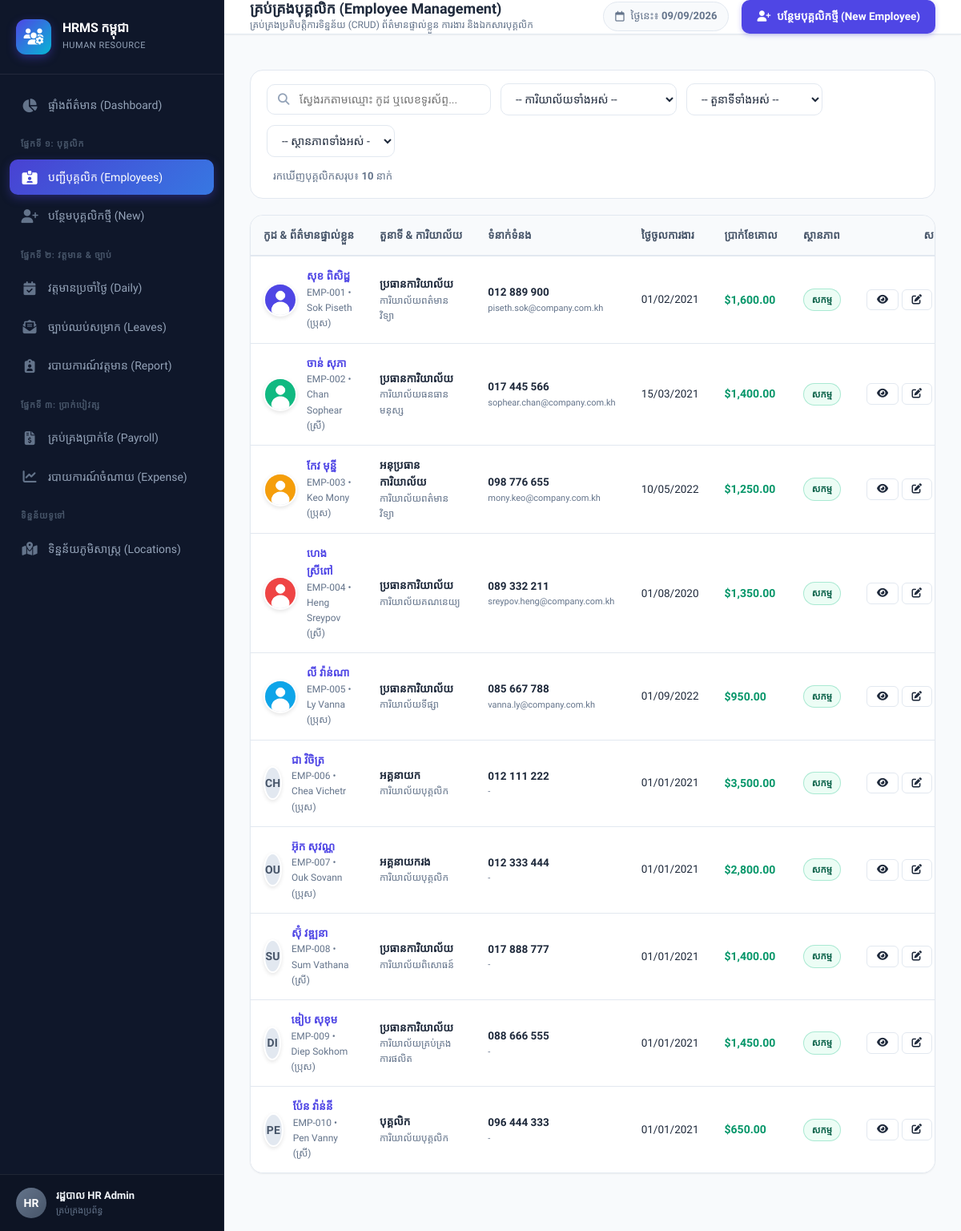
The page /employees on the database its author committed.
### models.py (models this page shows, shortened)
class Employee(db.Model):
    __tablename__ = 'employees'
    id = db.Column(db.Integer, primary_key=True)
    emp_code = db.Column(db.String(30), unique=True, nullable=False)
    full_name_kh = db.Column(db.String(120), nullable=False)
    full_name_en = db.Column(db.String(120), nullable=False)
    gender = db.Column(db.String(10), default='ប្រុស')  # ប្រុស, ស្រី
    ethnicity = db.Column(db.String(50), default='ខ្មែរ')  # ជនជាតិ
    nationality = db.Column(db.String(50), default='ខ្មែរ')  # សញ្ជាតិ
    dob = db.Column(db.Date, nullable=True)
    pob_village = db.Column(db.String(100), nullable=True)    # ភូមិ
    pob_commune = db.Column(db.String(100), nullable=True)    # ឃុំ/សង្កាត់
    pob_district = db.Column(db.String(100), nullable=True)   # ស្រុក/ខណ្ឌ
    pob_province = db.Column(db.String(100), nullable=True)   # រាជធានី/ខេត្ត
    education_level = db.Column(db.String(150), nullable=True) # កម្រិតវប្បធម៌សិក្សា
    education_major = db.Column(db.String(150), nullable=True) # ឯកទេស
    foreign_languages = db.Column(db.String(255), nullable=True) # ភាសាបរទេស
    other_skills = db.Column(db.String(255), nullable=True) # មុខជំនាញផ្សេងៗ
    marital_status = db.Column(db.String(50), default='នៅលីវ') # នៅលីវ, មានប្តី ឬប្រពន្ធ
    work_experience_1 = db.Column(db.Text, nullable=True)
    work_experience_2 = db.Column(db.Text, nullable=True)
    work_experience_3 = db.Column(db.Text, nullable=True)
    father_name = db.Column(db.String(120), nullable=True)
    father_age = db.Column(db.String(10), nullable=True)
    father_nationality = db.Column(db.String(50), default='ខ្មែរ')
    father_status = db.Column(db.String(20), default='រស់') # រស់, ស្លាប់
    father_job = db.Column(db.String(150), nullable=True)
    mother_name = db.Column(db.String(120), nullable=True)
    mother_age = db.Column(db.String(10), nullable=True)
    mother_nationality = db.Column(db.String(50), default='ខ្មែរ')
    mother_status = db.Column(db.String(20), default='រស់') # រស់, ស្លាប់
    mother_job = db.Column(db.String(150), nullable=True)
    current_house_no = db.Column(db.String(50), nullable=True)  # ផ្ទះលេខ
    current_street_no = db.Column(db.String(50), nullable=True) # ផ្លូវលេខ
    current_village = db.Column(db.String(100), nullable=True)  # ភូមិ
    current_commune = db.Column(db.String(100), nullable=True)  # ឃុំ/សង្កាត់
    current_district = db.Column(db.String(100), nullable=True) # ស្រុក/ខណ្ឌ
    current_province = db.Column(db.String(100), nullable=True) # រាជធានី/ខេត្ត
    address = db.Column(db.Text, nullable=True) # Full formatted address
    phone = db.Column(db.String(50), nullable=True)
    email = db.Column(db.String(120), nullable=True)
    national_id = db.Column(db.String(50), nullable=True)
    position = db.Column(db.String(100), nullable=False)
    department_id = db.Column(db.Integer, db.ForeignKey('departments.id'), nullable=False)
    hire_date = db.Column(db.Date, default=date.today)
    status = db.Column(db.String(30), default='active')  # active, probation, resigned, terminated
    base_salary = db.Column(db.Float, default=300.0)     # USD
    bank_account = db.Column(db.String(50), nullable=True)
    avatar = db.Column(db.String(255), nullable=True)
    created_at = db.Column(db.DateTime, default=datetime.utcnow)
    documents = db.relationship('EmployeeDocument', backref='employee', lazy=True, cascade='all, delete-orphan')
    attendances = db.relationship('Attendance', backref='employee', lazy=True, cascade='all, delete-orphan')
    leaves = db.relationship('LeaveRequest', backref='employee', lazy=True, cascade='all, delete-orphan')
    payrolls = db.relationship('Payroll', backref='employee', lazy=True, cascade='all, delete-orphan')
    @property
    def status_badge(self):
        badges = {
            'active': {'kh': 'សកម្ម', 'en': 'Active', 'class': 'badge-success'},
            'probation': {'kh': 'សាកល្បង', 'en': 'Probation', 'class': 'badge-warning'},
            'resigned': {'kh': 'លាលែង', 'en': 'Resigned', 'class': 'badge-secondary'},
            'terminated': {'kh': 'បញ្ឈប់', 'en': 'Terminated', 'class': 'badge-danger'}
        }
        return badges.get(self.status, {'kh': self.status, 'en': self.status, 'class': 'badge-secondary'})

class Department(db.Model):
    __tablename__ = 'departments'
    id = db.Column(db.Integer, primary_key=True)
    name_kh = db.Column(db.String(100), nullable=False)
    name_en = db.Column(db.String(100), nullable=False)
    code = db.Column(db.String(20), unique=True, nullable=False)
    description = db.Column(db.String(255))
    employees = db.relationship('Employee', backref='department', lazy=True)

### app.py (the view, shortened to what this page needs)
@app.route('/employees')
def employee_list():
    query = Employee.query
    search = request.args.get('search', '').strip()
    dept_id = request.args.get('department_id', type=int)
    if dept_id:
        query = query.filter(Employee.department_id == dept_id)
    status = request.args.get('status', '').strip()
    if status:
        query = query.filter(Employee.status == status)
    pos_filter = request.args.get('position', '').strip()
    if pos_filter:
        query = query.filter(Employee.position == pos_filter)
    employees = query.order_by(Employee.id.asc()).all()
    departments = Department.query.order_by(Department.id.asc()).all()
    return render_template(
        'employees/list.html',
        employees=employees,
        departments=departments,
        search=search,
        selected_dept=dept_id,
        selected_status=status,
        selected_pos=pos_filter,
        official_positions=OFFICIAL_POSITIONS
    )

### app.py (called while the page is built)
@app.before_request
def load_logged_in_user():
    user_id = session.get('user_id')
    if user_id is None:
        g.user = None
    else:
        g.user = db.session.get(User, user_id)
        if not g.user or not g.user.is_active:
            session.clear()
            g.user = None

### templates/employees/list.html (shortened to what this page needs)
{% extends "base.html" %}
{% block page_title %}គ្រប់គ្រងបុគ្គលិក (Employee Management){% endblock %}
{% block page_subtitle %}គ្រប់គ្រងប្រតិបត្តិការទិន្នន័យ (CRUD) ព័ត៌មានផ្ទាល់ខ្លួន ការងារ និងឯកសារបុគ្គលិក{% endblock %}
{% block topbar_actions %}
    <a href="{{ url_for('employee_create') }}" class="btn btn-primary">
        <i class="fa-solid fa-user-plus"></i> បន្ថែមបុគ្គលិកថ្មី (New Employee)
    </a>
{% endblock %}
{% block content %}
<div class="filter-bar">
    <form method="GET" action="{{ url_for('employee_list') }}" style="display: flex; flex-wrap: wrap; gap: 12px; width: 100%; align-items: center; justify-content: space-between;">
        <div class="filter-group">
            <div class="input-icon-wrap" style="width: 280px;">
                <i class="fa-solid fa-magnifying-glass"></i>
                <input type="text" name="search" value="{{ search }}" class="form-control table-search" placeholder="ស្វែងរកតាមឈ្មោះ កូដ ឬលេខទូរស័ព្ទ...">
            </div>
            <select name="department_id" class="form-select" style="width: 220px;" onchange="this.form.submit()">
                <option value="">-- ការិយាល័យទាំងអស់ --</option>
            </select>
            <select name="position" class="form-select" style="width: 170px;" onchange="this.form.submit()">
                <option value="">-- តួនាទីទាំងអស់ --</option>
            </select>
            <select name="status" class="form-select" style="width: 160px;" onchange="this.form.submit()">
                <option value="">-- ស្ថានភាពទាំងអស់ --</option>
            </select>
        </div>
        <div>
            <span style="font-size: 13px; color: var(--text-muted); margin-left: 8px;">
                រកឃើញបុគ្គលិកសរុប៖ <strong class="num">{{ employees|length }}</strong> នាក់
            </span>
        </div>
    </form>
</div>
<div class="card" style="padding: 0; overflow: hidden;">
    <div class="table-responsive">
        <table class="table-custom searchable-table">
            <thead>
                <tr>
                    <th>កូដ & ព័ត៌មានផ្ទាល់ខ្លួន</th>
                    <th>តួនាទី & ការិយាល័យ</th>
                    <th>ទំនាក់ទំនង</th>
                    <th>ថ្ងៃចូលការងារ</th>
                    <th>ប្រាក់ខែគោល</th>
                    <th>ស្ថានភាព</th>
                    <th style="text-align: right;">សកម្មភាព</th>
                </tr>
            </thead>
            <tbody>
                {% for emp in employees %}
                <tr>
                    <td>
                        <div class="emp-profile-tag">
                            {% if emp.avatar %}
                            <img src="{{ url_for('serve_upload', folder='avatars', filename=emp.avatar) }}" alt="{{ emp.full_name_kh }}" class="emp-avatar">
                            {% else %}
                            <div class="emp-avatar">{{ emp.full_name_en[:2].upper() }}</div>
                            {% endif %}
                            <div>
                                <a href="{{ url_for('employee_detail', emp_id=emp.id) }}" class="emp-name-text" style="color: var(--primary);">
                                    {{ emp.full_name_kh }}
                                </a>
                                <span class="emp-sub-text num">{{ emp.emp_code }} • {{ emp.full_name_en }} ({{ emp.gender }})</span>
                            </div>
                        </div>
                    </td>
                    <td>
                        <strong>{{ emp.position }}</strong>
                        <div class="emp-sub-text">{{ emp.department.name_kh }}</div>
                    </td>
                    <td>
                        <div class="num" style="font-weight: 600;">{{ emp.phone or '-' }}</div>
                        <div class="emp-sub-text num" style="font-size: 11px;">{{ emp.email or '-' }}</div>
                    </td>
                    <td class="num">
                        {{ emp.hire_date.strftime('%d/%m/%Y') if emp.hire_date else '-' }}
                    </td>
                    <td>
                        <strong class="currency num" style="color: #059669; font-size: 14px;">${{ "{:,.2f}".format(emp.base_salary) }}</strong>
                    </td>
                    <td>
                        <span class="badge {{ emp.status_badge.class }}">
                            {{ emp.status_badge.kh }}
                        </span>
                    </td>
                    <td style="text-align: right; white-space: nowrap;">
                        <a href="{{ url_for('employee_detail', emp_id=emp.id) }}" class="btn btn-sm btn-secondary" title="មើលព័ត៌មានលម្អិត & ឯកសារ">
                            <i class="fa-solid fa-eye"></i>
                        </a>
                        <a href="{{ url_for('employee_edit', emp_id=emp.id) }}" class="btn btn-sm btn-secondary" title="កែប្រែទិន្នន័យ">
                            <i class="fa-solid fa-pen-to-square"></i>
                        </a>
                    </td>
                </tr>
                {% endfor %}
            </tbody>
        </table>
    </div>
</div>
{% endblock %}

### rows shown on the page
Employee: avatar (picture), full_name_kh "សុខ ពិសិដ្ឋ", emp_code "EMP-001", full_name_en "Sok Piseth", gender "ប្រុស", position "ប្រធានការិយាល័យ", department.name_kh "ការិយាល័យពត៌មានវិទ្យា", phone "012 889 900", email "piseth.sok@company.com.kh", hire_date "01/02/2021", base_salary "1,600.00", status_badge.kh "សកម្ម"
Employee: avatar (picture), full_name_kh "ចាន់ សុភា", emp_code "EMP-002", full_name_en "Chan Sophear", gender "ស្រី", position "ប្រធានការិយាល័យ", department.name_kh "ការិយាល័យធនធានមនុស្ស", phone "017 445 566", email "sophear.chan@company.com.kh", hire_date "15/03/2021", base_salary "1,400.00", status_badge.kh "សកម្ម"
Employee: avatar (picture), full_name_kh "កែវ មុន្នី", emp_code "EMP-003", full_name_en "Keo Mony", gender "ប្រុស", position "អនុប្រធានការិយាល័យ", department.name_kh "ការិយាល័យពត៌មានវិទ្យា", phone "098 776 655", email "mony.keo@company.com.kh", hire_date "10/05/2022", base_salary "1,250.00", status_badge.kh "សកម្ម"
Employee: avatar (picture), full_name_kh "ហេង ស្រីពៅ", emp_code "EMP-004", full_name_en "Heng Sreypov", gender "ស្រី", position "ប្រធានការិយាល័យ", department.name_kh "ការិយាល័យគណនេយ្យ", phone "089 332 211", email "sreypov.heng@company.com.kh", hire_date "01/08/2020", base_salary "1,350.00", status_badge.kh "សកម្ម"
Employee: avatar (picture), full_name_kh "លី វ៉ាន់ណា", emp_code "EMP-005", full_name_en "Ly Vanna", gender "ប្រុស", position "ប្រធានការិយាល័យ", department.name_kh "ការិយាល័យទីផ្សា", phone "085 667 788", email "vanna.ly@company.com.kh", hire_date "01/09/2022", base_salary "950.00", status_badge.kh "សកម្ម"
Employee: full_name_en "CH", full_name_kh "ជា វិចិត្រ", emp_code "EMP-006", full_name_en "Chea Vichetr", gender "ប្រុស", position "អគ្គនាយក", department.name_kh "ការិយាល័យបុគ្គលិក", phone "012 111 222", email "-", hire_date "01/01/2021", base_salary "3,500.00", status_badge.kh "សកម្ម"
Employee: full_name_en "OU", full_name_kh "អ៊ុក សុវណ្ណ", emp_code "EMP-007", full_name_en "Ouk Sovann", gender "ប្រុស", position "អគ្គនាយករង", department.name_kh "ការិយាល័យបុគ្គលិក", phone "012 333 444", email "-", hire_date "01/01/2021", base_salary "2,800.00", status_badge.kh "សកម្ម"
Employee: full_name_en "SU", full_name_kh "ស៊ុំ វឌ្ឍនា", emp_code "EMP-008", full_name_en "Sum Vathana", gender "ស្រី", position "ប្រធានការិយាល័យ", department.name_kh "ការិយាល័យពិសោធន៍", phone "017 888 777", email "-", hire_date "01/01/2021", base_salary "1,400.00", status_badge.kh "សកម្ម"
Employee: full_name_en "DI", full_name_kh "ឌៀប សុខុម", emp_code "EMP-009", full_name_en "Diep Sokhom", gender "ប្រុស", position "ប្រធានការិយាល័យ", department.name_kh "ការិយាល័យគ្រប់គ្រងការផលិត", phone "088 666 555", email "-", hire_date "01/01/2021", base_salary "1,450.00", status_badge.kh "សកម្ម"
Employee: full_name_en "PE", full_name_kh "ប៉ែន វ៉ាន់នី", emp_code "EMP-010", full_name_en "Pen Vanny", gender "ស្រី", position "បុគ្គលិក", department.name_kh "ការិយាល័យបុគ្គលិក", phone "096 444 333", email "-", hire_date "01/01/2021", base_salary "650.00", status_badge.kh "សកម្ម"

### other values the page prints
{{ current_user.username[:2].upper() if current_user else 'HR' }} "HR"
{{ current_user.employee_name if current_user else 'រដ្ឋបាល HR Admin' }} "រដ្ឋបាល HR Admin"
{{ current_user.role_badge.kh if current_user else 'គ្រប់គ្រងប្រព័ន្ធ' }} "គ្រប់គ្រងប្រព័ន្ធ"
{{ employees|length }} "10"
